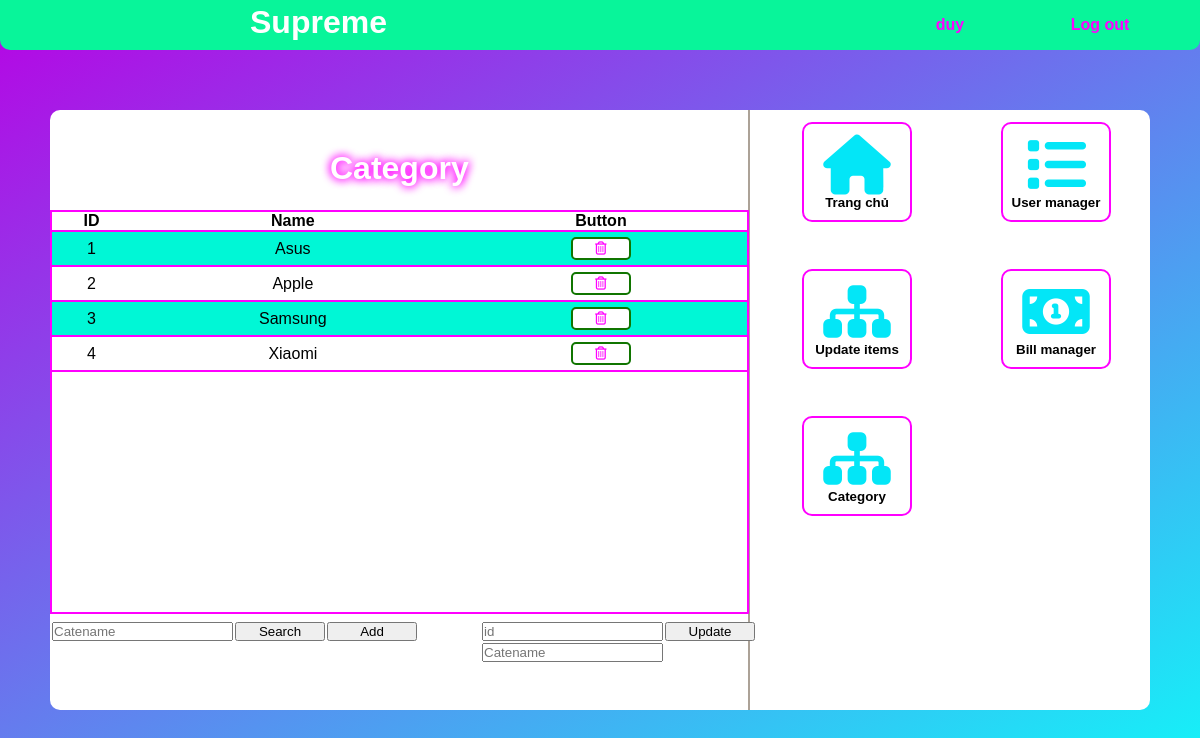
Page /Admin-cate/Admin-cate.php (signed in) on the committed database.
### tables this page shows
CREATE TABLE `category` (
  `cate_id` int(11) NOT NULL,
  `cate_name` varchar(255) NOT NULL
);

### config/dbhelper.php (called while the page is built, shortened)
<?php
function executeResult($sql) {
    $con = new mysqli(HOST, USERNAME, PASSWORD, DATABASE);
    $con->set_charset("utf8");
    $result = $con->query($sql);
    $data = [];
    while ($row = $result->fetch_assoc()) {
        $data[] = $row;
    }
    return $data;
}

### Admin-cate/Admin-cate.php (the view, shortened to what this page needs)
<?php
require_once '../config/dbhelper.php';
$username=$_SESSION['name'];
$sql="SELECT * FROM `category`";
$result=executeResult($sql);
    echo'
        <!DOCTYPE html>
<html>
<header>
    <meta charset="UTF-8">
    <meta name="viewport" content="width=device-width, initial-scale=1">
    <title>ProjectF</title>
    <link rel="icon" href="../Img/manager.ico">
    <link rel="stylesheet" href="Admin-cate.css">
    <script src="https://kit.fontawesome.com/1fdc2deffc.js"></script>
</header>
<body>
    <div class="all">
        <div class="title-box">
            <h1>Supreme</h1>
            <a href="../Login-Register/Logout.php">Log out</a>
            <a href="../Admin-main/Admin-main.php">'.$username.'</a>
        </div>
        <div class="big-box" id="big-box">
            <div class="btn-box">
                <table>
                    <tr>
                        <td><a href="../index.php"><button type="button" class="btn"><i class="fas fa-home"></i>
                        <p>Trang chủ</p>
                    </button></a></td>
                        <td><a href="../Admin-user/Admin-user.php"><button type="button" class="btn"><i class="fas fa-list"></i>
                        <p>User manager</p>
                        </button></a></td>
                    </tr>
                    <tr>
                        <td><a href="../Admin-items/Admin-items.php"><button type="button" class="btn"><i class="fas fa-sitemap"></i>
                        <p>Update items</p>
                        </button></a></td>
                        <td><a href="../Admin-bill/Admin-bill.php"><button type="button" class="btn"><i class="fas fa-money-bill-alt"></i>
                            <p>Bill manager</p>
                            </button></a></td>
                    </tr>
                    <tr>
                    <td><a href="../Admin-items/Admin-items.php"><button type="button" class="btn"><i class="fas fa-sitemap"></i>
                    <p>Category</p>
                    </button></a></td>
                </tr>
                </table>
            </div>
            <div class="data-box">
                <h1>Category</h1>
                <div class="table-box">
                        <table class="table">
                            <tr>
                                <th>ID</th>
                                <th>Name</th>
                                <th>Button</th>
                            </tr>
                            ';
                            foreach($result as $row){
                                echo'
                                <tr>
                                <td>'.$row['cate_id'].'</td>
                                <td>'.$row['cate_name'].'</td>
                                <td>
                                    <button type="button" onclick="del('.$row['cate_id'].')"><i class="far fa-trash-alt"></i></button>
                                </td>
                            </tr>
                                ';
                            }
                            echo'
                        </table>
                </div>
                <form id="search-form" action="build.php" method="POST">
                <div class="search-box">
                    <table>
                        <tr>
                            <td>
                                <input type="text" placeholder="Catename" name="catename1"></td>
                            </td>
                            <td>
                                <button type="button">Search</button>
                            </td>
                            <td>
                                <button type="submit" name="add-btn" onclick="add()">Add</button>
                            </td>
                        </tr>
                    </table>
                </div>
                </form>
                <form id="up-form" action="build.php" method="POST">
                <div class="up-box">
                    <table>
                        <tr>
                            <td>
                                <input type="text" placeholder="id" name="cateid"></td>
                            </td>
                            <td>
                            <button type="submit" name="up-btn" onclick="update()">Update</button>
                            </td>
                        </tr>
                        <tr>
                            <td> <input type="text" placeholder="Catename" name="catename2"></td></td>
                        </tr>
            </form>
            </div>
        </div>
    </div>
    <script src="https://ajax.aspnetcdn.com/ajax/jQuery/jquery-3.2.1.min.js"></script>
    <script src="http://ajax.aspnetcdn.com/ajax/jquery.validate/1.9/jquery.validate.min.js" type="text/javascript"></script>
    <script src="Admin-cate.js" type="text/javascript"></script>
</body>
</html>
    ';
?>

### Admin-cate/Admin-cate.css (style rules this page uses)
* { padding: 0; margin: 0; font-family: sans-serif; }
.all { width: 100%; height: 100%; background: linear-gradient(-30deg, #00f8f8ef, #b703e4); position: absolute; }
.title-box { height: 50px; background-color: rgb(8, 245, 154); border-radius: 0 0 10px 10px; }
.title-box h1 { float: left; padding-left: 250px; line-height: 45px; color: white; }
.title-box a { width: 100px; padding-right: 50px; float: right; line-height: 50px; text-align: center; text-decoration: none; color: #FF00FF; font-weight: bold; }
.big-box { width: 1100px; height: 600px; background-color: white; margin: 5% auto; border-radius: 10px; position: relative; }
.btn-box { right: 0; top: 0; width: 400px; height: 100%; position: absolute; border: 2px solid rgb(172, 162, 151); border-top: 0; border-bottom: 0; border-right: 0; }
.btn-box td { width: 200px; height: 145px; position: relative; }
.btn-box i { font-size: 60px; }
.btn-box p { font-weight: bold; color: black }
.btn { top: 10px; left: 50px; width: 110px; height: 100px; cursor: pointer; border: 2px solid #FF00FF; position: absolute; background: transparent; border-radius: 10px; color: #03e6f7; outline: none; }
.data-box { top: 0; left: 0; width: 700px; height: 600px; position: absolute; border-radius: 10px 0 0 10px; }
.data-box h1 { padding-left: 280px; padding-top: 40px; color: #ffffff; text-shadow: 0px 0px 10px #FF00FF, 0px 0px 10px #FF00FF; }
.table-box { top: 100px; width: 695px; height: 400px; position: absolute; overflow: hidden; border: 2px solid #FF00FF; overflow-y: scroll; }
.table { width: 100%; border-collapse: collapse; }
.table button { width: 60px; text-decoration: none; border: 2px solid rgb(16, 117, 0); border-radius: 5px; padding: 2px; color: #FF00FF; background-color: white; }
.table th { border-bottom: 2px solid #FF00FF; }
.table td { padding: 5px; text-align: center; border-bottom: 2px solid #FF00FF; }
.table tr:nth-child(even) { background-color: #00f7d6; }
.search-box { bottom: 0; width: 200px; height: 90px; position: absolute; }
.search-box button { width: 90px; }
.up-box { bottom: 0; right: 70px; width: 200px; height: 90px; position: absolute; }
.up-box button { width: 90px; }

### rows in the picture
category: cate_id "1", cate_name "Asus"
category: cate_id "2", cate_name "Apple"
category: cate_id "3", cate_name "Samsung"
category: cate_id "4", cate_name "Xiaomi"

### other values in the picture
$username "duy"
